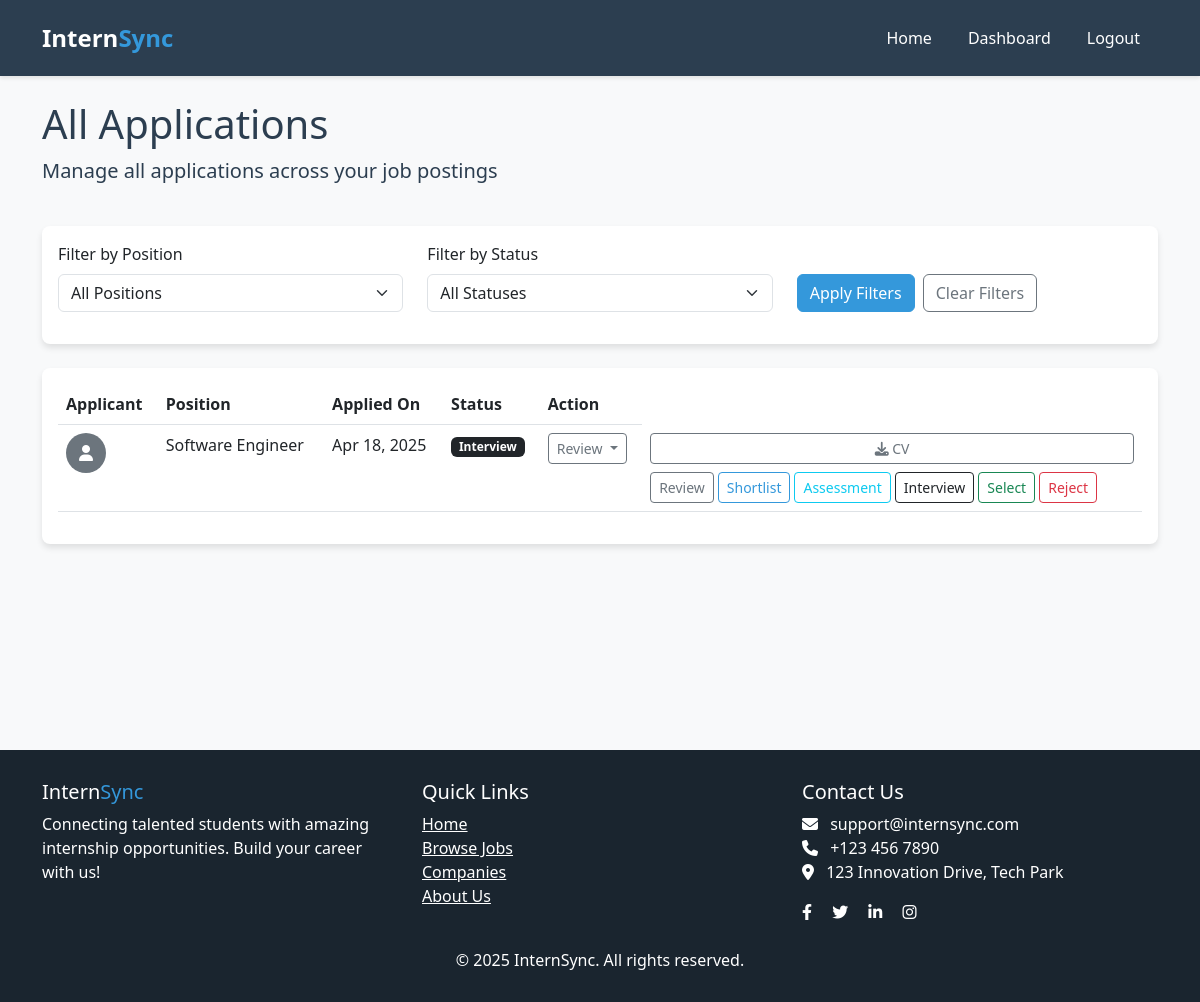
Page /applications/all/ (signed in) on the committed database.
### functionality/models.py (models this page shows, shortened)
class Application(models.Model):
    PENDING = 'pending'
    UNDER_REVIEW = 'under_review'
    SHORTLISTED_OA = 'shortlisted_oa'
    COMPLETED_OA = 'completed_oa'
    SHORTLISTED_INTERVIEW = 'shortlisted_interview'
    SELECTED = 'selected'
    REJECTED = 'rejected'
    STATUS_CHOICES = [
        (PENDING, 'Pending'),
        (UNDER_REVIEW, 'Under Review'),
        (SHORTLISTED_OA, 'Shortlisted for Online Assessment'),
        (COMPLETED_OA, 'Completed Online Assessment'),
        (SHORTLISTED_INTERVIEW, 'Shortlisted for Interview'),
        (SELECTED, 'Selected'),
        (REJECTED, 'Rejected'),
    ]
    student = models.ForeignKey(Student, on_delete=models.CASCADE)
    job = models.ForeignKey(Job, on_delete=models.CASCADE)
    status = models.CharField(max_length=30, choices=STATUS_CHOICES, default=PENDING)
    preference_order = models.PositiveIntegerField(default=1)
    applied_date = models.DateTimeField(auto_now_add=True)
    class Meta:
        unique_together = ('student', 'job')

class Job(models.Model):
    NORMAL = 'normal'
    FAST_TRACK = 'fast_track'
    SELECTION_TYPES = [
        (NORMAL, 'Normal Selection Process'),
        (FAST_TRACK, 'Fast Track Selection'),
    ]
    recruiter = models.ForeignKey(Recruiter, on_delete=models.CASCADE)
    title = models.CharField(max_length=200)
    description = models.TextField()
    criteria = models.TextField(help_text="Eligibility criteria for the job")
    selection_type = models.CharField(max_length=20, choices=SELECTION_TYPES, default=NORMAL)
    posted_date = models.DateTimeField(default=timezone.now)
    last_date_to_apply = models.DateTimeField()
    is_active = models.BooleanField(default=True)
    position = models.CharField(max_length=100)
    location = models.CharField(max_length=100)
    salary_range = models.CharField(max_length=100, blank=True, null=True)

### functionality/views.py (the view)
# urls.py: path('applications/all/', views.all_applications, name='all_applications'),
@recruiter_required
def all_applications(request):
    recruiter = request.user.recruiter
    applications = Application.objects.filter(job__recruiter=recruiter).order_by('-applied_date')
    status_filter = request.GET.get('status', None)
    if status_filter:
        applications = applications.filter(status=status_filter)
    jobs = Job.objects.filter(recruiter=recruiter)
    job_filter = request.GET.get('job', None)
    if job_filter:
        applications = applications.filter(job_id=job_filter)
    context = {
        'applications': applications,
        'jobs': jobs,
    }
    return render(request, 'all_applications.html', context)

### authentication/models.py (called while the page is built)
    def is_student(self):
        return self.role == self.STUDENT

    def is_recruiter(self):
        return self.role == self.RECRUITER

### templates/all_applications.html (shortened to what this page needs)
{% extends 'base.html' %}
{% load static %}
{% block content %}
<div class="container my-4">
    <div class="row mb-4">
        <div class="col-12">
            <h1 class="mb-2">All Applications</h1>
            <p class="lead">Manage all applications across your job postings</p>
        </div>
    </div>
    <div class="card mb-4">
        <div class="card-body">
            <form method="get" class="row">
                <div class="col-md-4 mb-3">
                    <label for="jobFilter" class="form-label">Filter by Position</label>
                    <select class="form-select" id="jobFilter" name="job">
                        <option value="">All Positions</option>
                    </select>
                </div>
                <div class="col-md-4 mb-3">
                    <label for="statusFilter" class="form-label">Filter by Status</label>
                    <select class="form-select" id="statusFilter" name="status">
                        <option value="">All Statuses</option>
                    </select>
                </div>
                <div class="col-md-4 d-flex align-items-end mb-3">
                    <button type="submit" class="btn btn-primary me-2">Apply Filters</button>
                    <a href="{% url 'all_applications' %}" class="btn btn-outline-secondary">Clear Filters</a>
                </div>
            </form>
        </div>
    </div>
    <div class="card">
        <div class="card-body">
            {% if applications %}
                <div class="table-responsive">
                    <table class="table table-hover">
                        <thead>
                            <tr>
                                <th>Applicant</th>
                                <th>Position</th>
                                <th>Applied On</th>
                                <th>Status</th>
                                <th>Action</th>
                            </tr>
                        </thead>
                        <tbody>
                            {% for app in applications %}
                            <tr>
                                <td>
                                    <div class="d-flex align-items-center">
                                        {% if app.student.profile_pic %}
                                            <img src="{{ app.student.profile_pic.url }}" alt="Profile" class="rounded-circle mr-2" style="width: 40px; height: 40px;">
                                        {% else %}
                                            <div class="rounded-circle bg-secondary text-white d-flex align-items-center justify-content-center mr-2" style="width: 40px; height: 40px;">
                                                <i class="fa fa-user"></i>
                                            </div>
                                        {% endif %}
                                    </div>
                                </td>
                                <td>{{ app.job.title }}</td>
                                <td>{{ app.applied_date|date:"M d, Y" }}</td>
                                <td>
                                    {% if app.status == 'pending' %}
                                        <span class="badge bg-info text-dark">New</span>
                                    {% elif app.status == 'under_review' %}
                                        <span class="badge bg-secondary">Under Review</span>
                                    {% elif app.status == 'shortlisted_oa' %}
                                        <span class="badge bg-primary">Shortlisted</span>
                                    {% elif app.status == 'completed_oa' %}
                                        <span class="badge bg-warning text-dark">Assessment</span>
                                    {% elif app.status == 'shortlisted_interview' %}
                                        <span class="badge bg-dark">Interview</span>
                                    {% elif app.status == 'selected' %}
                                        <span class="badge bg-success">Selected</span>
                                    {% elif app.status == 'rejected' %}
                                        <span class="badge bg-danger">Rejected</span>
                                    {% endif %}
                                </td>
                                <td>
                                    <div class="dropdown">
                                        <button class="btn btn-sm btn-outline-secondary dropdown-toggle" type="button" id="actionDropdown-{{ app.id }}" data-toggle="dropdown" aria-haspopup="true" aria-expanded="false">
                                            Review
                                        </button>
                                        <td>
                                            <div class="d-grid gap-1">
                                                <a href="{% url 'download_cv' app.id %}" class="btn btn-sm btn-outline-secondary">
                                                    <i class="fa fa-download"></i> CV
                                                </a>
                                                <div class="d-flex flex-wrap gap-1 mt-1">
                                                    <a href="{% url 'update_application_status' app.id 'under_review' %}" class="btn btn-sm btn-outline-secondary">Review</a>
                                                    <a href="{% url 'update_application_status' app.id 'shortlisted_oa' %}" class="btn btn-sm btn-outline-primary">Shortlist</a>
                                                    <a href="{% url 'update_application_status' app.id 'completed_oa' %}" class="btn btn-sm btn-outline-info">Assessment</a>
                                                    <a href="{% url 'update_application_status' app.id 'shortlisted_interview' %}" class="btn btn-sm btn-outline-dark">Interview</a>
                                                    <a href="{% url 'update_application_status' app.id 'selected' %}" class="btn btn-sm btn-outline-success">Select</a>
                                                    <a href="{% url 'update_application_status' app.id 'rejected' %}" class="btn btn-sm btn-outline-danger">Reject</a>
                                                </div>
                                            </div>
                                        </td>
                                    </div>
                                </td>
                            </tr>
                            {% endfor %}
                        </tbody>
                    </table>
                </div>
            {% endif %}
        </div>
    </div>
</div>
{% endblock %}

### templates/base.html (style rules this page uses)
:root { --primary: #2c3e50; --secondary: #3498db; --accent: #e74c3c; --light: #ecf0f1; --success: #2ecc71; --warning: #f39c12; --dark: #1a252f; }
body { font-family: 'Segoe UI', Tahoma, Geneva, Verdana, sans-serif; background-color: #f8f9fa; color: var(--primary); }
.btn-primary { background-color: var(--secondary); border-color: var(--secondary); }
.btn-outline-primary { color: var(--secondary); border-color: var(--secondary); }
.card { border-radius: 8px; box-shadow: 0 4px 6px rgba(0,0,0,0.1); transition: transform 0.3s; border: none; }

### rows in the picture
Application: job "Software Engineer", applied_date "Apr 18, 2025", shows "Interview"
